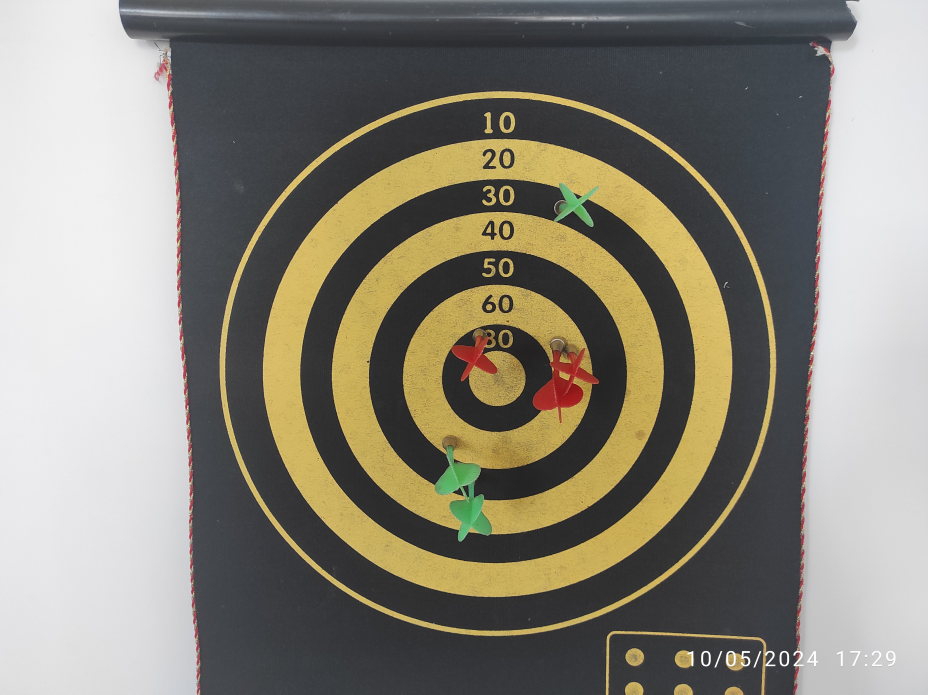
#> input picture imgs/IMG_20240510_172930.jpg, 4640 x 3472 px (shown at 1/5 size)
$ jupyter execute test.ipynb
#> lines starting #> are read from the running program, lines starting #| are printed output that depends on the picture; after the words box and inside, x2 and y2 are one past the last pixel; in counts of white or black regions, pixels touching at a corner belong together
[cell 1]
import cv2
import numpy as np

[cell 2]
def find_dartboard_center(image):
    # Convert the image to grayscale
    gray = cv2.cvtColor(image, cv2.COLOR_BGR2GRAY)

    # Apply Gaussian blur to reduce noise
    blurred = cv2.GaussianBlur(gray, (5, 5), 0)

    # Use adaptive thresholding to get a binary image
    _, thresh = cv2.threshold(blurred, 200, 255, cv2.THRESH_BINARY_INV + cv2.THRESH_OTSU)

    # Find contours in the binary image
    contours, _ = cv2.findContours(thresh, cv2.RETR_EXTERNAL, cv2.CHAIN_APPROX_SIMPLE)

    # Remove small contours
    contours = [contour for contour in contours if cv2.contourArea(contour) > 10000]

    # Find the largest contour with a suitable area and perimeter
    largest_contour = None
    largest_area = 0
    for contour in contours:
        area = cv2.contourArea(contour)
        perimeter = cv2.arcLength(contour, True)
        if area > largest_area and area > 1000 and perimeter > 1000:
            largest_contour = contour
            largest_area = area

    # Check if a suitable contour was found
    if largest_contour is not None:
        # Calculate the center of the contour
        M = cv2.moments(largest_contour)
        center = (int(M['m10'] / M['m00']), int(M['m01'] / M['m00']))

        return center

    return None

[cell 3]
path1 = r'imgs/IMG_20240510_172748.jpg'
path2 = r'imgs/IMG_20240510_172837.jpg'
path3 = r'imgs/IMG_20240510_172930.jpg'

[cell 4]
img = cv2.imread(path3)
#> img is the input picture: shape (3472, 4640, 3); mean B, G, R 120.5, 133.1, 137.4

w, h = img.shape[1]//1, img.shape[0]//1
#> w = 4640; h = 3472

img = cv2.resize(img, (w, h))

center = find_dartboard_center(img)
#> in find_dartboard_center, `gray = cv2.cvtColor(image, cv2.COLOR_BGR2GRAY)`:
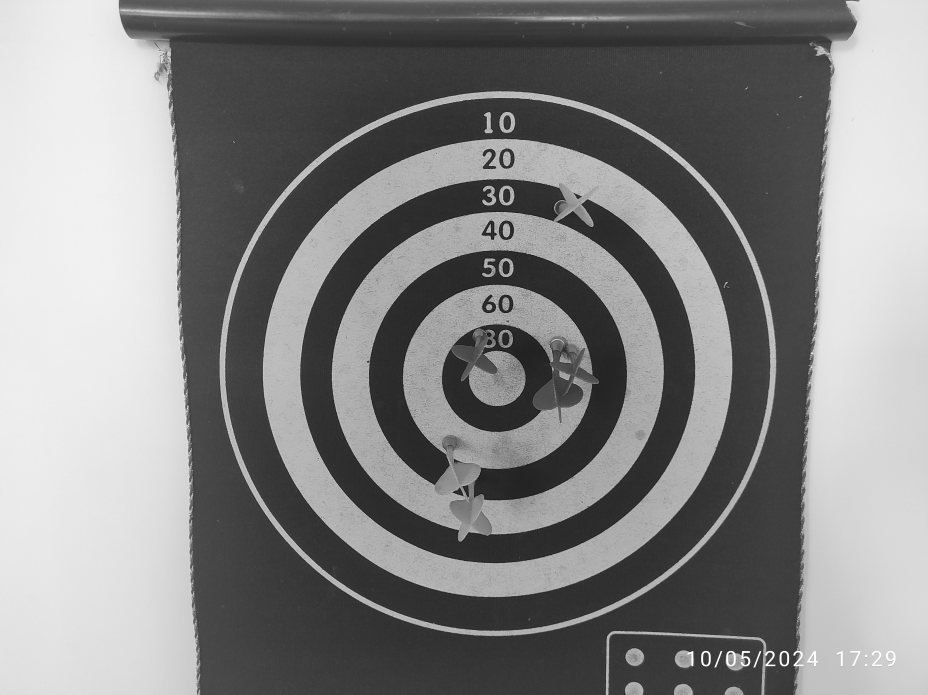
#> gray: shape (3472, 4640) (shown at 1/5 size); min 0, max 255, mean 132.9
#> in find_dartboard_center, `_, thresh = cv2.threshold(blurred, 200, 255, cv2.THRESH_BINARY_INV + c..`:
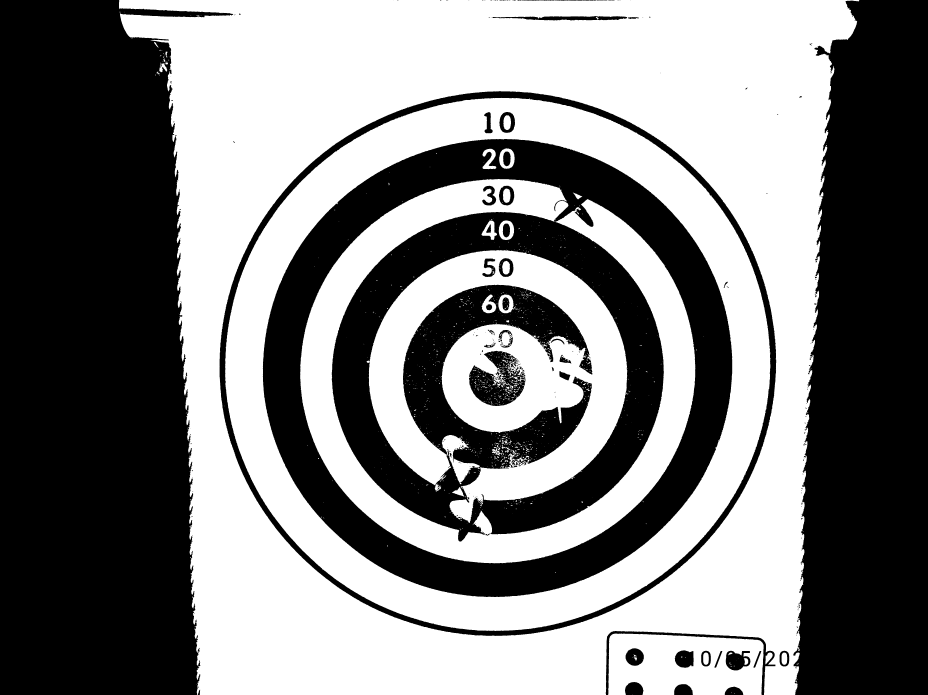
#> thresh: shape (3472, 4640) (shown at 1/5 size); 50.9% white; 271 black regions (152 under 20 px)
#> in find_dartboard_center, `contours, _ = cv2.findContours(thresh, cv2.RETR_EXTERNAL, cv2.CHAIN_AP..`: contours = 69 contours, 59 with area under 20; largest, box (x1, y1, x2, y2) and area: (595, 0, 4296, 3472) 10745614, (3041, 3168, 3818, 3472) 210776, (3827, 3263, 3863, 3322) 1158, (795, 315, 836, 361) 849, (770, 210, 793, 238) 138
#> in find_dartboard_center, `contours = [contour for contour in contours if cv2.contourArea(contour..`: contours = 2 contours; box (x1, y1, x2, y2) and area: (595, 0, 4296, 3472) 10745614, (3041, 3168, 3818, 3472) 210776
#> the loop in find_dartboard_center, `for contour in contours:` made 2 passes
#> (area, perimeter, largest_area) on passes 1 to 2: (210775.5, 2359.5, 210775.5), (10745613.5, 22395.3, 10745613.5)
#> after the loop in find_dartboard_center, `for contour in contours:`: largest_area = 10745613.5; largest_contour = contour of 6900 points, box (x1, y1, x2, y2) (595, 0, 4296, 3472), area 10745614
#> in find_dartboard_center, `M = cv2.moments(largest_contour)`: M = moments, m00 10745613.5, centre m10/m00, m01/m00 = (2468.5, 1660.1)
#> in find_dartboard_center, `center = (int(M['m10'] / M['m00']), int(M['m01'] / M['m00']))`: center = (2468, 1660)
#> center = (2468, 1660)

img = cv2.circle(img, center, 10, (0, 255, 0))
cv2.imshow('ceter', img)
cv2.waitKey(0)
cv2.destroyAllWindows()
cv2.waitKey(1)
cv2.waitKey(1)
cv2.waitKey(1)
cv2.waitKey(1)
